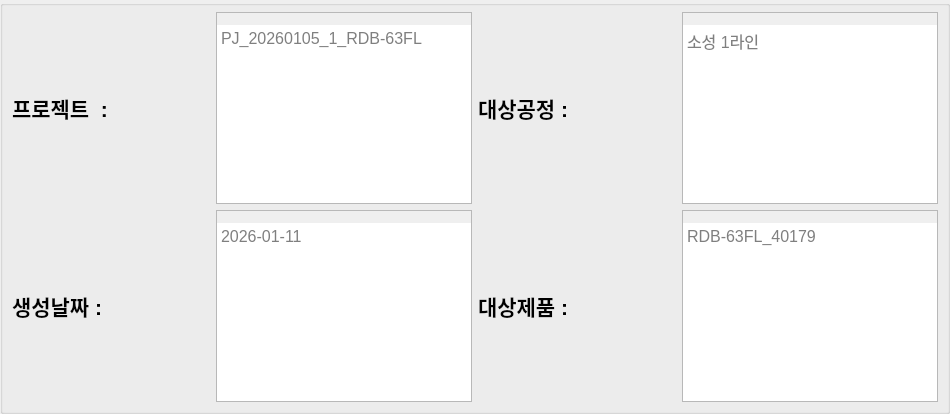
                     <widget class="QGroupBox" name="groupBox_8">
                      <property name="sizePolicy">
                       <sizepolicy hsizetype="Minimum" vsizetype="Minimum">
                        <horstretch>0</horstretch>
                        <verstretch>0</verstretch>
                       </sizepolicy>
                      </property>
                      <property name="minimumSize">
                       <size>
                        <width>950</width>
                        <height>161</height>
                       </size>
                      </property>
                      <property name="styleSheet">
                       <string notr="true">margin : 0px;
padding : 0px</string>
                      </property>
                      <property name="title">
                       <string/>
                      </property>
                      <layout class="QGridLayout" name="gridLayout_26">
                       <item row="0" column="3">
                        <widget class="QTextBrowser" name="textBrowser_process_2">
                         <property name="sizePolicy">
                          <sizepolicy hsizetype="Minimum" vsizetype="Minimum">
                           <horstretch>0</horstretch>
                           <verstretch>0</verstretch>
                          </sizepolicy>
                         </property>
                         <property name="minimumSize">
                          <size>
                           <width>221</width>
                           <height>54</height>
                          </size>
                         </property>
                         <property name="font">
                          <font>
                           <family>Segoe UI</family>
                           <pointsize>12</pointsize>
                          </font>
                         </property>
                         <property name="styleSheet">
                          <string notr="true">padding-top : 12px;
</string>
                         </property>
                         <property name="placeholderText">
                          <string>소성 1라인</string>
                         </property>
                        </widget>
                       </item>
                       <item row="0" column="2">
                        <widget class="QLabel" name="label_11">
                         <property name="sizePolicy">
                          <sizepolicy hsizetype="Minimum" vsizetype="Minimum">
                           <horstretch>0</horstretch>
                           <verstretch>0</verstretch>
                          </sizepolicy>
                         </property>
                         <property name="font">
                          <font>
                           <family>Segoe UI</family>
                           <pointsize>16</pointsize>
                           <weight>75</weight>
                           <bold>true</bold>
                          </font>
                         </property>
                         <property name="styleSheet">
                          <string notr="true"/>
                         </property>
                         <property name="text">
                          <string>대상공정 :</string>
                         </property>
                        </widget>
                       </item>
                       <item row="0" column="1">
                        <widget class="QTextBrowser" name="textBrowser_project_2">
                         <property name="sizePolicy">
                          <sizepolicy hsizetype="Minimum" vsizetype="Minimum">
                           <horstretch>0</horstretch>
                           <verstretch>0</verstretch>
                          </sizepolicy>
                         </property>
                         <property name="minimumSize">
                          <size>
                           <width>221</width>
                           <height>54</height>
                          </size>
                         </property>
                         <property name="font">
                          <font>
                           <family>Segoe UI</family>
                           <pointsize>12</pointsize>
                          </font>
                         </property>
                         <property name="styleSheet">
                          <string notr="true">padding-top : 12px;
</string>
                         </property>
                         <property name="sizeAdjustPolicy">
                          <enum>QAbstractScrollArea::AdjustToContents</enum>
                         </property>
                         <property name="overwriteMode">
                          <bool>true</bool>
                         </property>
                         <property name="placeholderText">
                          <string>PJ_20260105_1_RDB-63FL</string>
                         </property>
                        </widget>
                       </item>
                       <item row="1" column="0">
                        <widget class="QLabel" name="label_14">
                         <property name="sizePolicy">
                          <sizepolicy hsizetype="Minimum" vsizetype="Minimum">
                           <horstretch>0</horstretch>
                           <verstretch>0</verstretch>
                          </sizepolicy>
                         </property>
                         <property name="font">
                          <font>
                           <family>Segoe UI</family>
                           <pointsize>16</pointsize>
                           <weight>75</weight>
                           <bold>true</bold>
                          </font>
                         </property>
                         <property name="styleSheet">
                          <string notr="true"/>
                         </property>
                         <property name="text">
                          <string>생성날짜 :</string>
                         </property>
                        </widget>
                       </item>
                       <item row="1" column="1">
                        <widget class="QTextBrowser" name="textBrowser_project_date_2">
                         <property name="sizePolicy">
                          <sizepolicy hsizetype="Minimum" vsizetype="Minimum">
                           <horstretch>0</horstretch>
                           <verstretch>0</verstretch>
                          </sizepolicy>
                         </property>
                         <property name="minimumSize">
                          <size>
                           <width>221</width>
                           <height>54</height>
                          </size>
                         </property>
                         <property name="font">
                          <font>
                           <family>Segoe UI</family>
                           <pointsize>12</pointsize>
                          </font>
                         </property>
                         <property name="styleSheet">
                          <string notr="true">padding-top : 12px;
</string>
                         </property>
                         <property name="placeholderText">
                          <string>2026-01-11</string>
                         </property>
                        </widget>
                       </item>
                       <item row="1" column="3">
                        <widget class="QTextBrowser" name="textBrowser_product_2">
                         <property name="sizePolicy">
                          <sizepolicy hsizetype="Minimum" vsizetype="Minimum">
                           <horstretch>0</horstretch>
                           <verstretch>0</verstretch>
                          </sizepolicy>
                         </property>
                         <property name="minimumSize">
                          <size>
                           <width>221</width>
                           <height>54</height>
                          </size>
                         </property>
                         <property name="font">
                          <font>
                           <family>Segoe UI</family>
                           <pointsize>12</pointsize>
                          </font>
                         </property>
                         <property name="styleSheet">
                          <string notr="true">padding-top : 12px;
</string>
                         </property>
                         <property name="placeholderText">
                          <string>RDB-63FL_40179</string>
                         </property>
                        </widget>
                       </item>
                       <item row="0" column="0">
                        <widget class="QLabel" name="label_15">
                         <property name="sizePolicy">
                          <sizepolicy hsizetype="Minimum" vsizetype="Minimum">
                           <horstretch>0</horstretch>
                           <verstretch>0</verstretch>
                          </sizepolicy>
                         </property>
                         <property name="font">
                          <font>
                           <family>Segoe UI</family>
                           <pointsize>16</pointsize>
                           <weight>75</weight>
                           <bold>true</bold>
                          </font>
                         </property>
                         <property name="styleSheet">
                          <string notr="true"/>
                         </property>
                         <property name="text">
                          <string>프로젝트  :</string>
                         </property>
                        </widget>
                       </item>
                       <item row="1" column="2">
                        <widget class="QLabel" name="label_16">
                         <property name="sizePolicy">
                          <sizepolicy hsizetype="Minimum" vsizetype="Minimum">
                           <horstretch>0</horstretch>
                           <verstretch>0</verstretch>
                          </sizepolicy>
                         </property>
                         <property name="font">
                          <font>
                           <family>Segoe UI</family>
                           <pointsize>16</pointsize>
                           <weight>75</weight>
                           <bold>true</bold>
                          </font>
                         </property>
                         <property name="styleSheet">
                          <string notr="true"/>
                         </property>
                         <property name="text">
                          <string>대상제품 :</string>
                         </property>
                        </widget>
                       </item>
                      </layout>
                     </widget>
